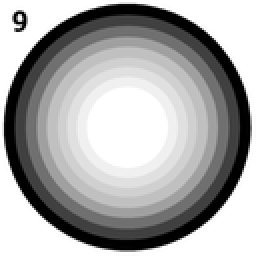
%> input picture 3-smoothing/disks.png, 128 x 128 px, shrunk from 256 x 256 before the run (shown 2 times larger)
$ octave ex3_NonLinear.m   (GNU Octave 9; MATLAB toolbox functions it lacks are replaced by stand-ins)
%> lines starting %> are read from the running program, lines starting %| are printed output that depends on the picture
### 3-smoothing/myMedian.m
function [ out ] = myMedian( inputData )
%MYMEDIAN Summary of this function goes here
%   Detailed explanation goes here

    out = median(inputData(:));

end

### 3-smoothing/bilateral.m
function [val] = bilateral(inputData)

s = size(inputData,1);
i =  uint8((s+1)/2);
j =  uint8((s+1)/2);
sigma_d = i/3;
sigma_r = 30/3;

domainKernel = zeros(size(inputData,1),size(inputData,1));
rangekernel = zeros(size(inputData,1),size(inputData,1));

for k=1:s
    for l=1:s
        domainKernel(k,l) = -(  ((i-k)^2+(j-l)^2)) / (2*(sigma_d)^2 ) ;
        rangekernel(k,l) = -(norm(inputData(i,j) - inputData(k,l))^2 / (2*sigma_r^2));
    end
end

w = exp(domainKernel).*exp(rangekernel);

w = w./sum(w(:));

temp = inputData.*w;

val = uint8(sum(temp(:)));

### 3-smoothing/ex3_NonLinear.m
img = imread('disks.png');
%> img is the input picture: size 128x128 uint8; min 0, max 255, mean 168.8
imgPoisson = imnoise(img, 'poisson');
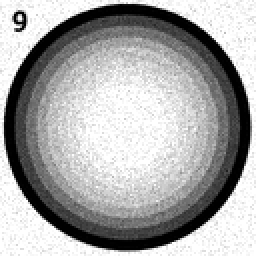
%> imgPoisson: size 128x128 uint8 (shown 2 times larger); min 0, max 255, mean 166.8

n=5;
m=5;

% Non Linear filtering
imgOut_nl = nlfilter(double(imgPoisson), [n m], @myMedian);
%> in myMedian, `out = median(inputData(:));`: out = 1
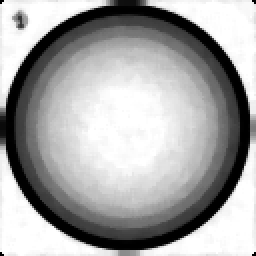
%> imgOut_nl: size 128x128 double (shown 2 times larger); min 0, max 255, mean 165.9
figure;
imshow(mat2gray(imgOut_nl));

d_3 = mse( double(imgOut_nl(:) ) - double(img(:)))
%> d_3 = 380.3


% Bilateral filtering
imgOut_bil = nlfilter(double(imgPoisson), [n m], @bilateral);
%> after the loop in bilateral, `for k=1:s`: domainKernel = [0 0 0 0 0; 0 0 0 0 0; 0 0 0 0 0; 0 0 0 0 0; 0 0 0 0 0]; rangekernel has the same summary as domainKernel
%> in bilateral, `w = exp(domainKernel).*exp(rangekernel);`: w = [1 1 1 1 1; 1 1 1 1 1; 1 1 1 1 1; 1 1 1 1 1; 1 1 1 1 1]
%> in bilateral, `w = w./sum(w(:));`: w = [0.04 0.04 0.04 0.04 0.04; 0.04 0.04 0.04 0.04 0.04; 0.04 0.04 0.04 0.04 0.04; 0.04 0.04 0.04 0.04 0.04; 0.04 0.04 0.04 0.04 0.04]
%> in bilateral, `temp = inputData.*w;`: temp has the same summary as w
%> in bilateral, `val = uint8(sum(temp(:)));`: val = 1
%> (the run ends here)
